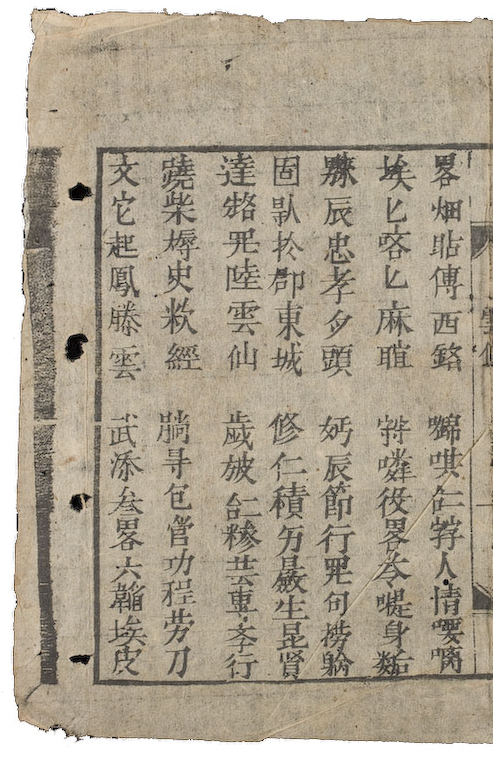
#> input picture nlp_prep_modules/lvt001.jpg, 493 x 760 px
$ python preprocess.py
#> lines starting #> are read from the running program, lines starting #| are printed output that depends on the picture; after the words box and inside, x2 and y2 are one past the last pixel; in counts of white or black regions, pixels touching at a corner belong together
### nlp_prep_modules/cv_function.py
from __future__ import division
from __future__ import print_function

import cv2 as cv
import numpy as np
import matplotlib.pyplot as plt
import scipy.signal as sc
import statistics as stats
import concurrent.futures as fu
import collections
import re
import os

def image_processing(img):

    img = cv.cvtColor(img, cv.COLOR_BGR2GRAY)

    kernel = np.ones((5,5),np.uint8)

    img = cv.GaussianBlur(img, (5,5),cv.BORDER_DEFAULT)

    img = cv.fastNlMeansDenoising(img, None, 10, 7, 21 )

    # opening = cv.morphologyEx(img, cv.MORPH_OPEN, kernel)

    img = cv.dilate(img,kernel,iterations = 1)

    return cv.adaptiveThreshold(img, 255, cv.ADAPTIVE_THRESH_GAUSSIAN_C, cv.THRESH_BINARY, 5, 2)

def findContour(image):
    contours, hierarchy = cv.findContours(image, cv.RETR_TREE, cv.CHAIN_APPROX_NONE)
    listOfRect = printExternalContour(image, contours, hierarchy)
    for rect in listOfRect:
        cv.rectangle(image, (rect[0], rect[1]), (rect[0] + rect[2], rect[1] + rect[3]), (121, 11, 189), 2)

    return listOfRect, image

def printExternalContour(img, contours, hierarchy):
    listOfHierarchy = hierarchy[0]
    listOfRect, listOfLevel, listOfContours, done = ([] for i in range(4))
    currLv = 0

    for hierarchY in listOfHierarchy:
        listOfLevel.append(0)
        done.append(0)

    for i in range(len(listOfHierarchy)):
        if done[i] == 0:
            done[i] = 1
            next = listOfHierarchy[i][0]
            while next != -1:
                done[next] = 1
                listOfLevel[next] = currLv
                next = listOfHierarchy[next][0]
            currLv+=1

    for i in range(len(listOfHierarchy)):
        if listOfLevel[i] %2 == 0:
            listOfContours.append(contours[i])

    contours_poly = [None]*len(listOfContours)

    for i, c in enumerate(listOfContours):
        contours_poly[i] = cv.approxPolyDP(c, 3, True)
        tmp = cv.boundingRect(contours_poly[i])
        if tmp[2]*tmp[3] < 6000 and tmp[2]*tmp[3] > 100:
            listOfRect.append(cv.boundingRect(contours_poly[i]))
    # print(listOfLevel)
    return listOfRect

# input: histogram, max index, cl
# output: is a line?

# [266 lines left out: functions projection_hist, is_a_line, line_detection, c_calculator, choose_subimage, projection_cut and 1 more, not called in this run]

# [91 lines that do not run on import are left out]

### nlp_prep_modules/stat_function.py
from __future__ import division
from __future__ import print_function

import collections
import statistics as stats
import matplotlib.pyplot as plot
import scipy.stats as stat
import numpy as np

def meanCal(listIn):
    mean = stats.mean(listIn)
    return mean

def statCalculator(listOfRect):
    print(listOfRect)
    x, y, width, height, area = ([] for i in range(5))

    for rect in listOfRect:
        x.append(rect[0])
        y.append(rect[1])
        width.append(rect[2])
        height.append(rect[3])
        area.append(rect[2]*rect[3])

    #Cross out any elements in the paremeter lists that is out of interquartile range
    for element in width:
        if element > np.quantile(width, .75) or element < np.quantile(width, .25) :
            width.remove(element)
    print('\n')
    for element in height:
        if element > np.quantile(height, .75)  or element < np.quantile(height, .25) :
            height.remove(element)

    #Return mean width and height of the bounding boxes
    return meanCal(width), meanCal(height)


# [17 lines that do not run on import are left out]

### nlp_prep_modules/pos_process.py
from __future__ import division
from __future__ import print_function

def extractCoordinatePartition(listOfRects, choice):
    result = []
    for rect in listOfRects:
        result.append(rect[choice])
    return result

def coordinateNeeded(standard, coordinates, choice):
    result = []
    sortedCoordinates = sorted(set(coordinates))
    counter, curr = (0 for i in range(2))
    for coordinate in sortedCoordinates:
        counter+=1
        if coordinate > sortedCoordinates[curr] + standard :
            if counter == 1:
                result.append(sortedCoordinates[curr])
            else:
                if choice == 1:
                    result.append(sortedCoordinates[curr])
                else :
                    result.append(sortedCoordinates[curr+1])
            curr += counter
            counter = 0

    if counter > 0:
        if counter == 1:
            result.append(sortedCoordinates[curr])
        else:
            if choice == 1:
                result.append(sortedCoordinates[curr])
            else :
                result.append(sortedCoordinates[curr+1])

    return result


# if __name__ == "__main__":
#     #unit test


### preprocess.py
import nlp_prep_modules.cv_function as cv_f
import nlp_prep_modules.stat_function as stat_f
import nlp_prep_modules.pos_process as pos_f

import cv2 as cv

filename = './nlp_prep_modules/lvt001.jpg'

raw = cv.imread(filename)
#> raw is the input picture: shape (760, 493, 3); mean B, G, R 146.9, 164.1, 174.2

# [6 lines of commented-out code are left out]

img = cv_f.image_processing(raw)
#> in image_processing, `img = cv.cvtColor(img, cv.COLOR_BGR2GRAY)`:
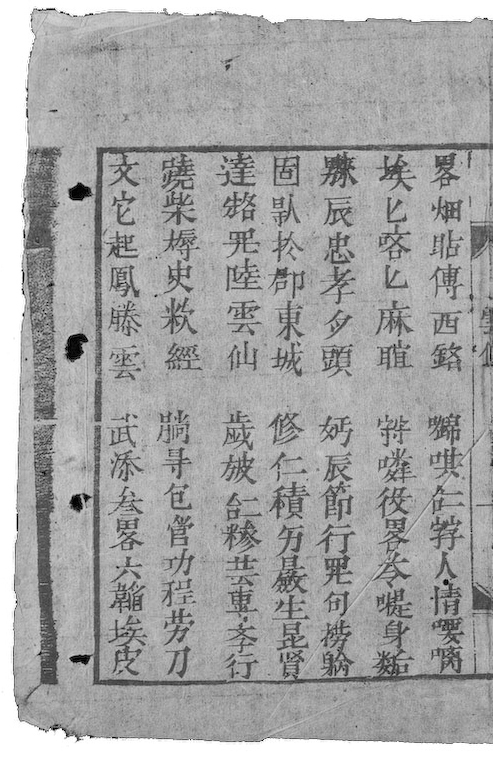
#> img: shape (760, 493); min 0, max 255, mean 165.2
#> in image_processing, `img = cv.GaussianBlur(img, (5,5),cv.BORDER_DEFAULT)`:
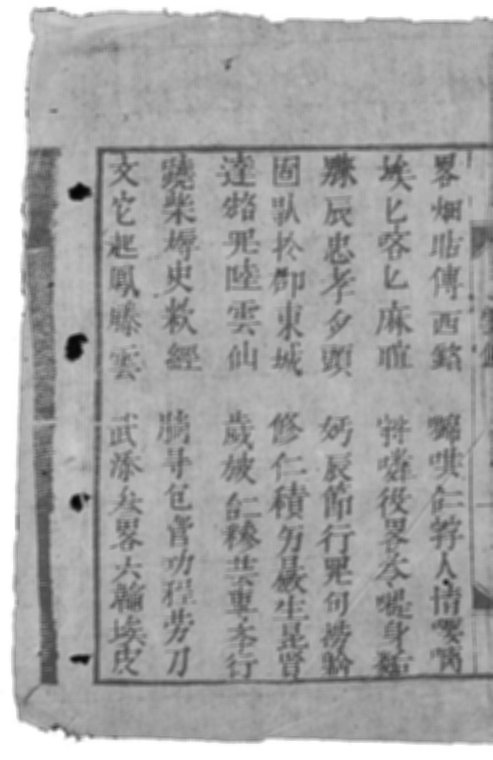
#> img: shape (760, 493); min 3, max 255, mean 165.2
#> in image_processing, `img = cv.dilate(img,kernel,iterations = 1)`:
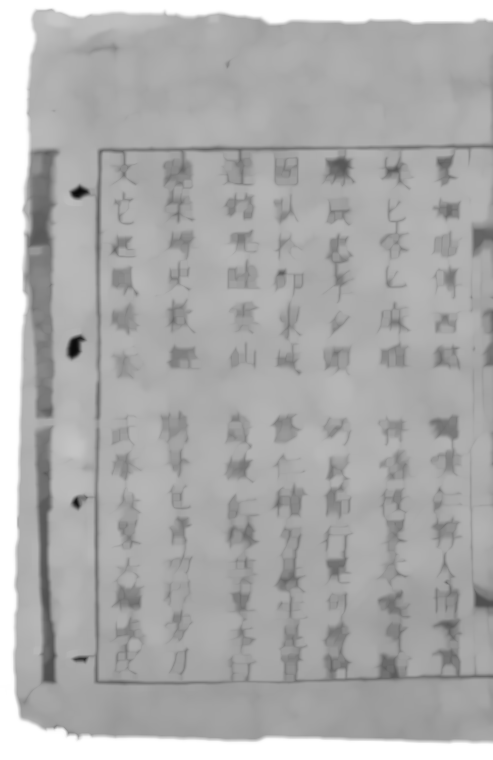
#> img: shape (760, 493); min 8, max 255, mean 172.8
#> in image_processing, `return cv.adaptiveThreshold(img, 255, cv.ADAPTIVE_THRESH_GAUSSIAN_C, c..`:
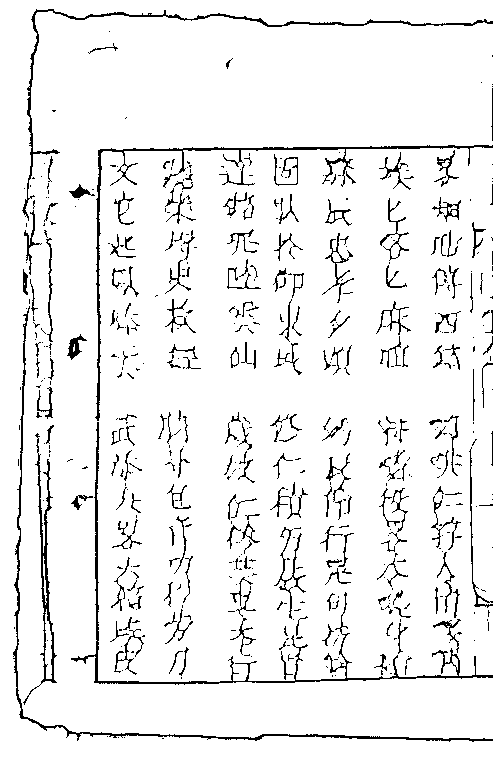
#> returned value: shape (760, 493); 93.4% white; black in thin lines or dots

cv.imshow("Frame", img)
cv.waitKey(0)

listOfRect, image = cv_f.findContour(img)
#> in findContour, `contours, hierarchy = cv.findContours(image, cv.RETR_TREE, cv.CHAIN_AP..`: contours = 1125 contours, 818 with area under 20; largest, box (x1, y1, x2, y2) and area: (0, 0, 493, 760) 361504, (34, 452, 58, 685) 1858, (45, 237, 54, 343) 318, (324, 232, 350, 288) 316, (23, 209, 41, 276) 292
#> in printExternalContour, `listOfHierarchy = hierarchy[0]`: listOfHierarchy = 1125 rows, first 6: [1, -1, -1, -1], [2, 0, -1, -1], [-1, 1, 3, -1], [4, -1, -1, 2], [5, 3, -1, 2], [6, 4, -1, 2]
#> the loop in printExternalContour, `for hierarchY in listOfHierarchy:` made 1125 passes
#> after the loop in printExternalContour, `for hierarchY in listOfHierarchy:`: done = 1125 values from 0 to 0
#> the loop in printExternalContour, `for i in range(len(listOfHierarchy)):` made 1125 passes
#> after the loop in printExternalContour, `for i in range(len(listOfHierarchy)):`: currLv = 15; done = 1125 values from 1 to 1; listOfLevel = 1125 values, max 6 at index 493, min 0 at index 0, mean 0.993
#> after the loop in printExternalContour, `for i in range(len(listOfHierarchy)):`: listOfContours = 18 contours, 14 with area under 20; largest, box (x1, y1, x2, y2) and area: (0, 0, 493, 760) 361504, (45, 609, 52, 679) 281, (295, 275, 302, 287) 60, (328, 213, 334, 222) 28
#> in printExternalContour, `contours_poly = [None]*len(listOfContours)`: contours_poly = 18 items
#> the loop in printExternalContour, `for i, c in enumerate(listOfContours):` made 18 passes
#> tmp on passes 1, 2, 3, 5, 6, 7, 8, 11, 12, 14, 15, 16: (24, 325, 1, 1), (149, 14, 1, 1), (0, 0, 493, 760), (446, 624, 1, 1), (438, 504, 1, 1), (331, 473, 1, 1), (46, 609, 6, 70), (73, 344, 2, 8), (295, 275, 7, 12), (343, 260, 1, 1), (329, 213, 5, 9), (452, 210, 5, 5)
#> (c, tmp) on passes 4, 9, 10, 13: ([[206, 739], [207, 738], [208, 739], [207, 740]], (206, 739, 1, 1)), ([[46, 664], [47, 663], [48, 664], [47, 665]], (46, 664, 1, 1)), ([[46, 640], [47, 639], [48, 640], [47, 641]], (46, 640, 1, 1)), ([[24, 283], [24, 284]], (24, 283, 1, 1))
#> after the loop in printExternalContour, `for i, c in enumerate(listOfContours):`: contours_poly = 18 contours, 15 with area under 20; largest, box (x1, y1, x2, y2) and area: (0, 0, 493, 760) 361585, (46, 609, 52, 679) 280, (295, 275, 302, 287) 53; listOfRect = [(46, 609, 6, 70)]
#> the loop in findContour, `for rect in listOfRect:` made 1 pass
#> after the loop in findContour, `for rect in listOfRect:`:
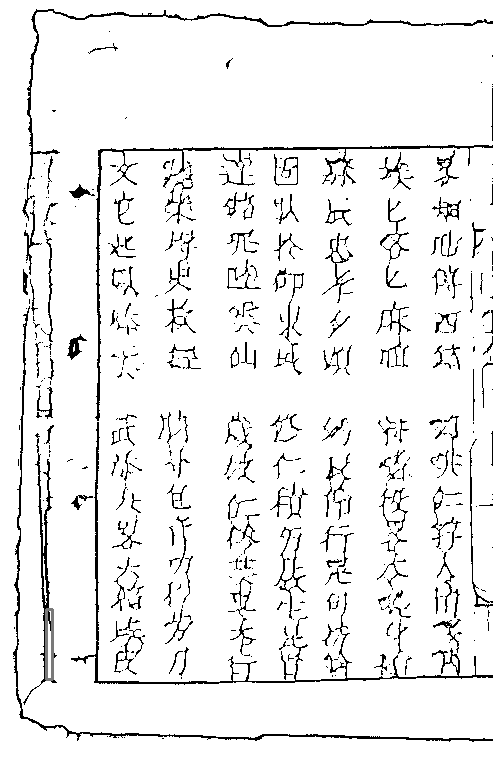
#> image: shape (760, 493); 0.12% of pixels changed, all inside (x1, y1, x2, y2) = (45, 608, 54, 681)
#> listOfRect = [(46, 609, 6, 70)]

cv.imshow("Frame", image)
cv.waitKey(0)

standardW, standardH = stat_f.statCalculator(listOfRect)
#| [(46, 609, 6, 70)]
#> the loop in statCalculator, `for rect in listOfRect:` made 1 pass
#> after the loop in statCalculator, `for rect in listOfRect:`: area = [420]; height = [70]; width = [6]; x = [46]; y = [609]
#> the loop in statCalculator, `for element in width:` made 1 pass
#> the loop in statCalculator, `for element in height:` made 1 pass
#> in meanCal, `mean = stats.mean(listIn)`: mean = 6
#> standardW = 6; standardH = 70

extractedX = pos_f.extractCoordinatePartition(listOfRect, 0)
#> the loop in extractCoordinatePartition, `for rect in listOfRects:` made 1 pass
#> after the loop in extractCoordinatePartition, `for rect in listOfRects:`: result = [46]
#> extractedX = [46]
extractedY = pos_f.extractCoordinatePartition(listOfRect, 1)
#> the loop in extractCoordinatePartition (call 2), `for rect in listOfRects:` made 1 pass
#> extractedY = [609]

# print(extractedX)
# print(extractedY)

neededX = pos_f.coordinateNeeded(standardW, extractedX, 0)
#> in coordinateNeeded, `sortedCoordinates = sorted(set(coordinates))`: sortedCoordinates = [46]
#> the loop in coordinateNeeded, `for coordinate in sortedCoordinates:` made 1 pass
#> coordinate on pass 1: 46
#> after the loop in coordinateNeeded, `for coordinate in sortedCoordinates:`: curr = 0; result = []
#> neededX = [46]
neededY = pos_f.coordinateNeeded(standardH, extractedY, 1)
#> the loop in coordinateNeeded (call 2), `for coordinate in sortedCoordinates:` made 1 pass
#> coordinate on pass 1: 609
#> neededY = [609]

print(neededX)
#| [46]
print(neededY)
#| [609]

listOfNewRect = []

i = len(neededX) -1
#> i = 0
j = len(neededY) -1
#> j = 0
while i>=0:
    while j>=0:
        rect = (neededX[i], neededY[j], int(standardW), int(standardH))
        listOfNewRect.append(rect)
        j-=1
    j = len(neededY) -1
    i-=1
#> this loop made 1 pass
#> (j, i) on pass 1: (0, -1)
#> after the loop, i = -1; listOfNewRect = [(46, 609, 6, 70)]

print(listOfNewRect)
#| [(46, 609, 6, 70)]

with open("coorOutput.txt", "w")  as file:
    for rect in listOfNewRect:
        file.write("%s %s %s %s\n" % (rect[0], rect[1], rect[2], rect[3]))
#> this loop made 1 pass

for rect in listOfNewRect:
    cv.rectangle(raw, (rect[0], rect[1]), (rect[0] + rect[2], rect[1] + rect[3]), (121, 11, 189), 2)
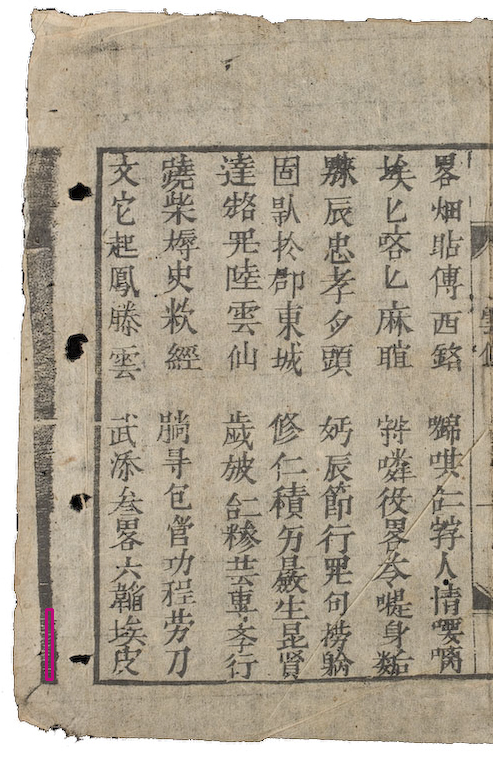
#> raw: shape (760, 493, 3); 0.12% of pixels changed, all inside (x1, y1, x2, y2) = (45, 608, 54, 681)

cv.imshow("Frame", raw)
cv.waitKey(0)
